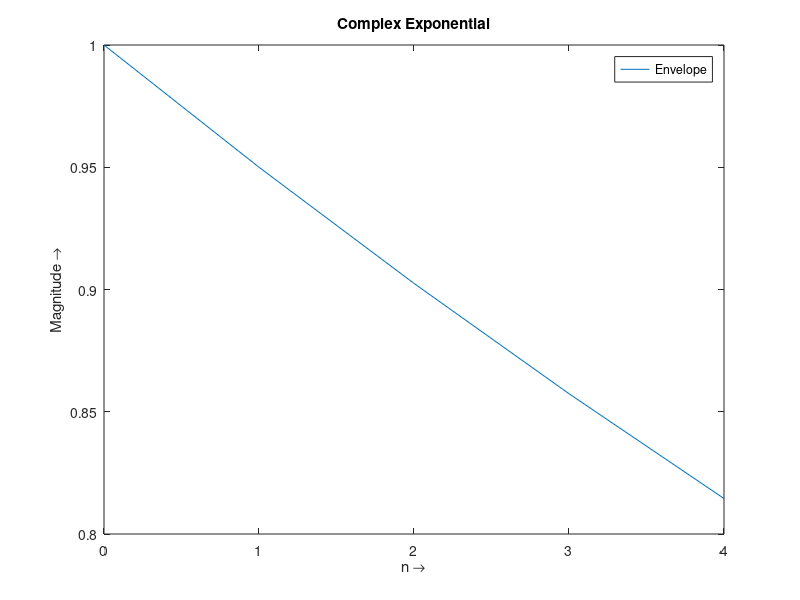
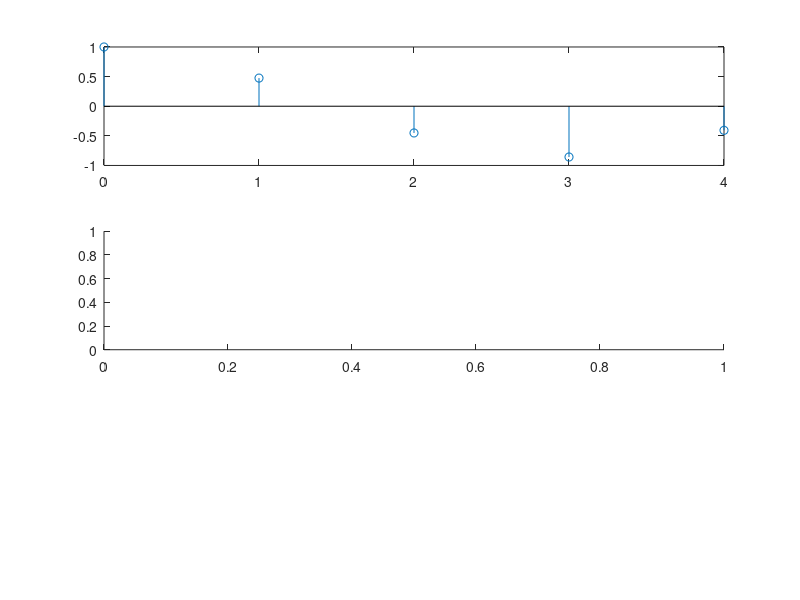

Write the MATLAB code that produced these figures, in order. (Note: this script raises an error after producing the figures.)
N = input("Introduza um tamanho para o vetor de números (N > 30): ");
#printf("O valor é: %d\n", N);
n = [0:N - 1];
alpha = .95 * exp(j * pi / 3);
h = alpha.^n;

plot(n, abs(h));
xlabel('n \rightarrow');
ylabel('Magnitude \rightarrow');
legend("Envelope");
title("Complex Exponential");

#sinal x[n] = u[n-20] - u[n-30] --> tamanho total do vetor = N
x = [zeros(1, 20) ones(1, 10) zeros(1, N - 30)];

figure(2);
subplot(3, 1, 1);
stem(n, real(h));

subplot(3, 1, 2);
stem(n, x);

y = conv(x, real(h));
disp("Convolution complete.");

subplot(3, 1, 3);
stem(n, y(1:N), 'mp');

disp(length(y));
